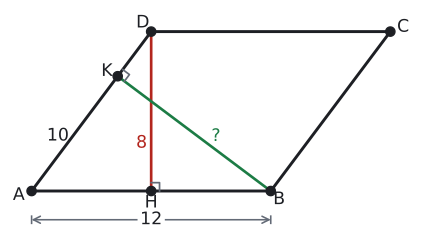

Reproduce this figure in Python.
import sys; sys.path.insert(0, "tools")
from cizim import *

P = lambda x, y: np.array([float(x), float(y)])
uz = lambda U, V: round(float(np.linalg.norm(U - V)), 4)
def acisi(K, U, V):
    u, v = U - K, V - K
    return round(float(np.degrees(np.arccos(np.dot(u, v) / np.linalg.norm(u) / np.linalg.norm(v)))), 3)
def birim(U, V):
    t = (V - U) / np.linalg.norm(V - U); return t, np.array([-t[1], t[0]])
def dondur(Q, derece):
    a = np.radians(derece); return P(Q[0] * np.cos(a) - Q[1] * np.sin(a), Q[0] * np.sin(a) + Q[1] * np.cos(a))
def ayak(Q, U, V):
    t, _ = birim(U, V); return U + np.dot(Q - U, t) * t
def paralel_isareti(U, V, n=1, f=0.5):
    t, _ = birim(U, V)
    for i in range(n):
        M = U + f * (V - U) + (i - (n - 1) / 2) * 0.32 * S * t
        ax.annotate("", xy=M + 0.22 * S * t, xytext=M - 0.22 * S * t, arrowprops=dict(arrowstyle="-|>", color=SOLUK, lw=1.3, mutation_scale=13))
def cetik(U, V, n=1, renk=SOLUK, f=0.5):
    M = U + f * (V - U); t, m = birim(U, V)
    for i in range(n):
        c = M + (i - (n - 1) / 2) * 0.2 * S * t
        ax.plot(*zip(c - 0.22 * S * m, c + 0.22 * S * m), color=renk, lw=1.5)
def olcu(U, V, metin, d=0.5, renk=YAZI, fs=13, f=0.5):
    """[UV] üzerinde f oranındaki noktaya, U->V yönünün soluna d*S uzağa yazı (d < 0: sağına)."""
    M = U + f * (V - U); _, m = birim(U, V)
    ax.text(*(M + d * S * m), metin, ha="center", va="center", color=renk, fontsize=fs)
def dik_isareti(K, U, V, r=0.4):
    a_ = (U - K) / np.linalg.norm(U - K) * r * S; b_ = (V - K) / np.linalg.norm(V - K) * r * S
    ax.plot(*zip(K + a_, K + a_ + b_, K + b_), color=SOLUK, lw=1.3)
def harf(Q, metin, dx, dy, renk=YAZI, fs=13):
    ax.text(Q[0] + dx * S, Q[1] + dy * S, metin, ha="center", va="center", color=renk, fontsize=fs)
def cizgi(U, V, renk=YAZI, lw=2.2, ls="-"):
    ax.plot(*zip(U, V), color=renk, lw=lw, ls=ls)
def boya(noktalar, renk):
    ax.add_patch(patches.Polygon(noktalar, closed=True, facecolor=renk, edgecolor="none"))
def yay(K, U, V, r=0.8, renk=MAVI, n=1):
    for i in range(n): aci(ax, K, U, V, r=(r + 0.18 * i) * S, renk=renk)
def yay_yazi(K, U, V, metin, d=1.4, renk=MAVI, fs=12):
    """K köşesindeki U-K-V açısının ortasından d*S uzağa yazı."""
    u = (U - K) / np.linalg.norm(U - K); v = (V - K) / np.linalg.norm(V - K); o = (u + v) / np.linalg.norm(u + v)
    ax.text(*(K + d * S * o), metin, ha="center", va="center", color=renk, fontsize=fs)
def basla(xmin, xmax, ymin, ymax, en=5.5):
    global fig, ax
    fig, ax = sekil(en, en * (ymax - ymin) / (xmax - xmin))
    ax.set_aspect("equal"); ax.axis("off"); ax.set_xlim(xmin, xmax); ax.set_ylim(ymin, ymax)
def dortgen(A, B, C, D, dolgu=None):
    if dolgu: boya([A, B, C, D], dolgu)
    ax.plot(*zip(A, B, C, D, A), color=YAZI)
    for Q in (A, B, C, D): nokta(ax, *Q, "")
def koseler(A, B, C, D, d=0.55):
    O = (A + B + C + D) / 4
    for Q, ad in ((A, "A"), (B, "B"), (C, "C"), (D, "D")):
        y = (Q - O) / np.linalg.norm(Q - O); harf(Q, ad, d * y[0] * 1.3, d * y[1])
def pk(AB, AD, derece):
    """A orijinde, [AB] yatay; ABCD paralelkenarının köşeleri."""
    a = np.radians(derece); A, B = P(0, 0), P(AB, 0); D = P(AD * np.cos(a), AD * np.sin(a)); return A, B, B + D, D
def cerceve(noktalar, kenar=1.2):
    xs = [q[0] for q in noktalar]; ys = [q[1] for q in noktalar]
    return min(xs) - kenar * S, max(xs) + kenar * S, min(ys) - kenar * S, max(ys) + kenar * S
def alan(noktalar, metin, renk=YAZI, dx=0, dy=0, fs=13):
    """Çokgenin ağırlık merkezine (köşelerin ortalaması) yazı."""
    O = sum(noktalar) / len(noktalar)
    ax.text(O[0] + dx * S, O[1] + dy * S, metin, ha="center", va="center", color=renk, fontsize=fs, fontweight="bold")
def kesisim(P1, P2, P3, P4):
    """[P1P2] ve [P3P4] doğrularının kesişimi."""
    d1, d2 = P2 - P1, P4 - P3
    x2 = lambda u, v: u[0] * v[1] - u[1] * v[0]
    t = x2(P3 - P1, d2) / x2(d1, d2); return P1 + t * d1
def alan_hesap(*Q):
    return round(abs(sum(Q[i][0] * Q[(i + 1) % len(Q)][1] - Q[(i + 1) % len(Q)][0] * Q[i][1] for i in range(len(Q)))) / 2, 4)


# Örnek 1: |AB| = 12, |AD| = 10, [DH] ⊥ [AB], |DH| = 8 (|AH| = 6); [BK] ⊥ [AD], |BK| = 9,6.
A, B, C, D = pk(12, 10, np.degrees(np.arctan2(8, 6)))
H = ayak(D, A, B); K = ayak(B, A, D)
S = 18 / 15
print("AD", uz(A, D), "DH", uz(D, H), "AH", uz(A, H), "BK", uz(B, K), "AK", uz(A, K), "alan", alan_hesap(A, B, C, D))
x0, x1, y0, y1 = cerceve([A, B, C, D], 1.0); basla(x0, x1, y0 - 0.6 * S, y1)
dortgen(A, B, C, D); koseler(A, B, C, D, 0.45)
cizgi(D, H, KIRMIZI, 2); cizgi(B, K, YESIL, 2)
dik_isareti(H, D, B, 0.35); dik_isareti(K, B, D, 0.35)
nokta(ax, *H, ""); harf(H, "H", 0, -0.5)
nokta(ax, *K, ""); harf(K, "K", -0.45, 0.2)
yo = -1.2 * S  # [AB] uzunluğu: H'yi bölmeyen ölçü çizgisi
ax.annotate("", xy=(B[0], yo), xytext=(A[0], yo), arrowprops=dict(arrowstyle="<->", color=SOLUK, lw=1.2, shrinkA=0, shrinkB=0))
for Q in (A, B): ax.plot([Q[0], Q[0]], [yo - 0.15 * S, yo + 0.15 * S], color=SOLUK, lw=1.2)
ax.text((A[0] + B[0]) / 2, yo, "12", ha="center", va="center", color=YAZI, fontsize=13, bbox=dict(facecolor="white", edgecolor="none", pad=2))
olcu(A, D, "10", 0.5, f=0.3); olcu(D, H, "8", -0.4, KIRMIZI, f=0.7); olcu(B, K, "?", -0.45, YESIL, f=0.4)
kaydet(fig, __file__)
